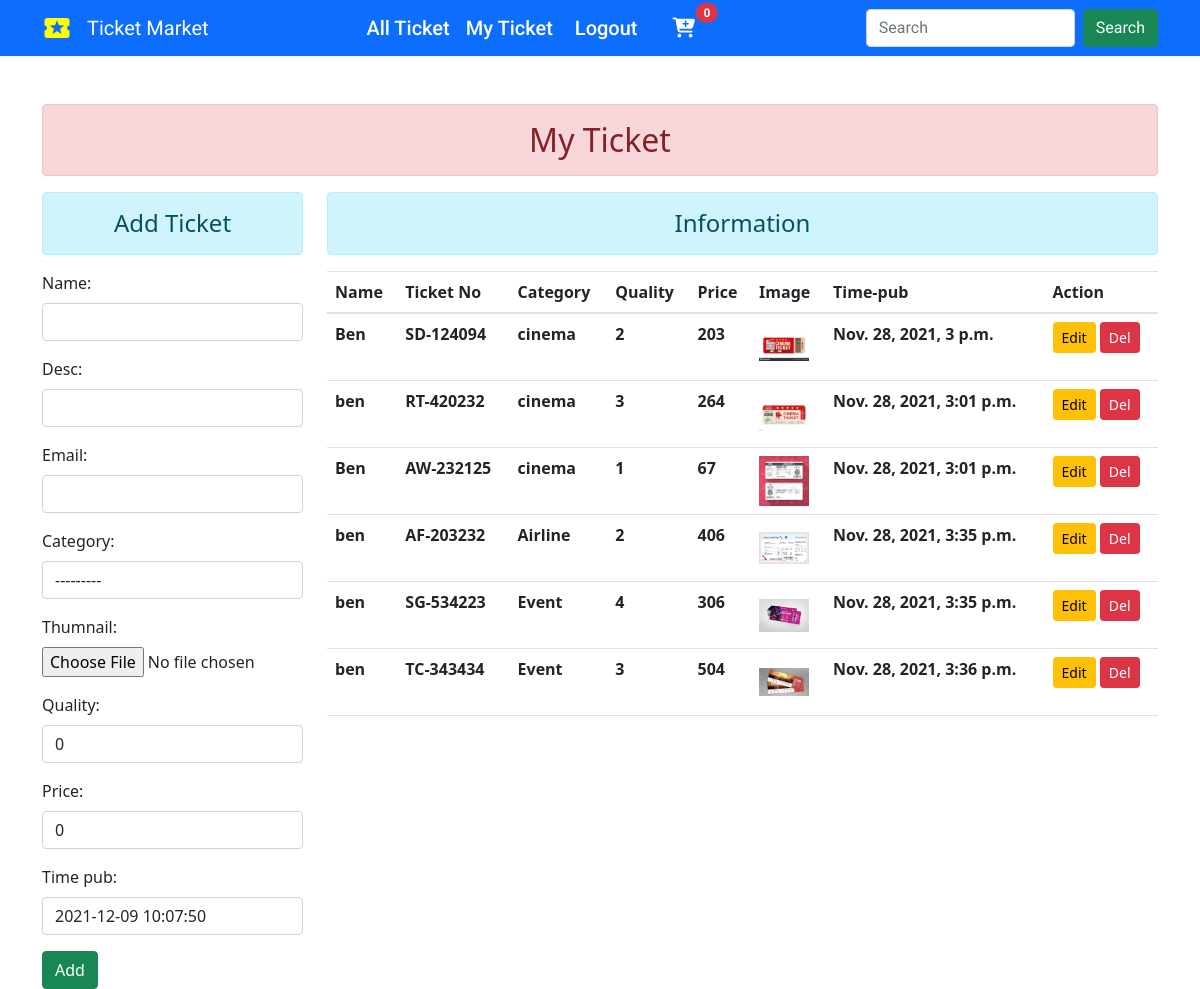
The app's page /myticket/ (signed in), older data.
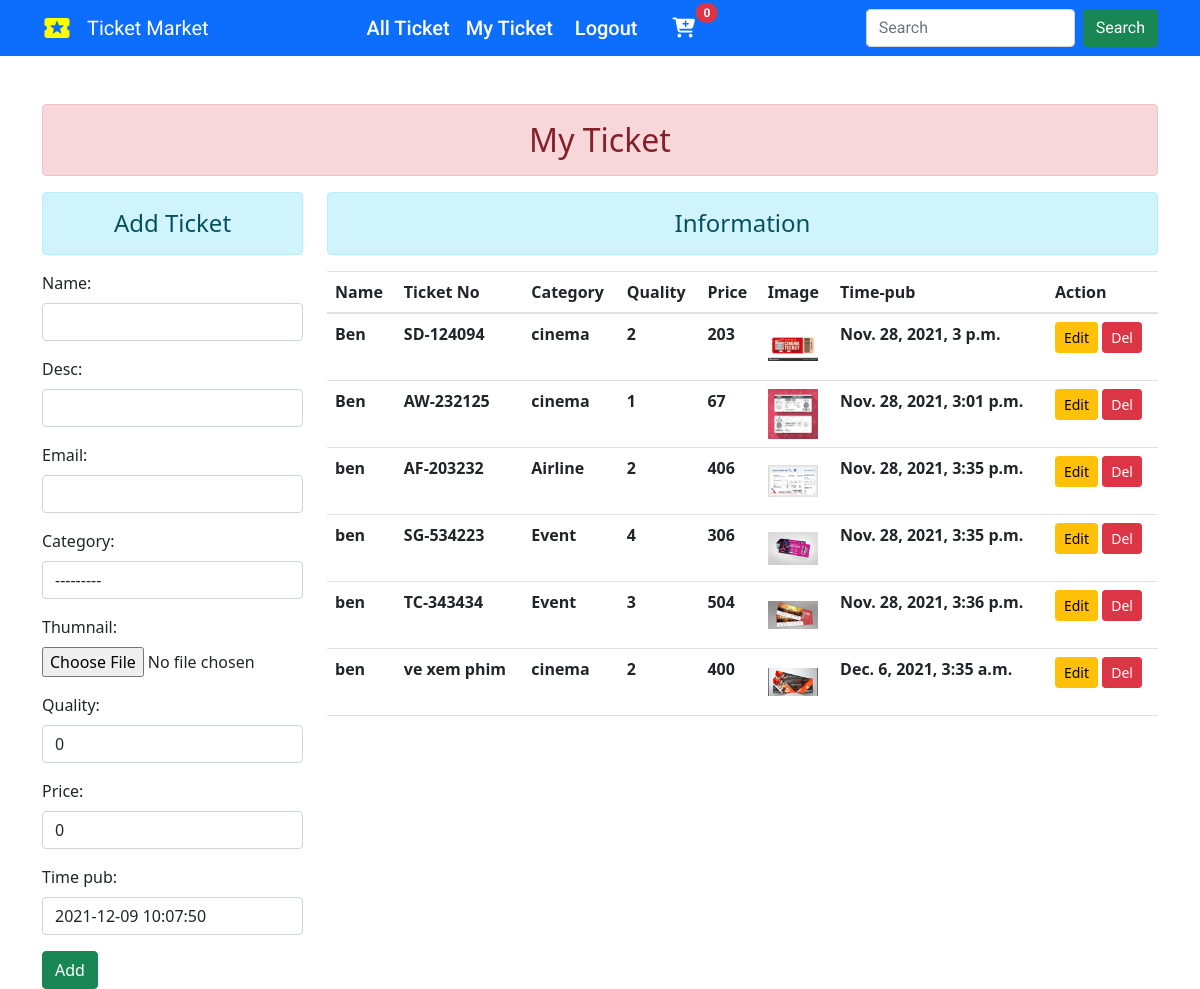
The same page, newer data.
### enroll/models.py (models this page shows, shortened)
class Ticket(models.Model):
    name = models.CharField(max_length=100)
    desc = models.CharField(max_length=100)
    email = models.CharField(max_length=100, blank=True, null=True, default=None)
    category = models.ForeignKey(Category,on_delete=models.CASCADE, blank=True, null=True, default=None)
    thumnail =  models.ImageField(default="upload.png", blank=True)
    quality = models.IntegerField(default=0)
    price = models.IntegerField(default=0)
    time_pub = models.DateTimeField(default=timezone.now)
    author = models.ForeignKey(User, on_delete=models.CASCADE, blank=True, null=True, default=None)

class Category(models.Model):
    title = models.CharField(max_length=200)
    def __str__(self):
        return self.title

### enroll/views.py (the view)
# urls.py: path('myticket/', views.add_show, name="addandshow"),
@login_required(login_url="/accounts/login/")
def add_show(request):
    if request.method == 'POST':
        fm = forms.TicketRegistration(request.POST, request.FILES)
        if fm.is_valid():
            instance = fm.save(commit=False)
            instance.author = request.user
            instance.save()
        fm = TicketRegistration()
    else:
        fm = TicketRegistration()
    stud = Ticket.objects.all()
    return render(request, 'enroll/addandshow.html', {'form': fm,
                                                      'stu': stud})

### enroll/forms.py
class TicketRegistration(forms.ModelForm):
    class Meta:
        model = Ticket
        fields = ['name','desc','email','category','thumnail','quality','price','time_pub']
        widgets = {
            'name': forms.TextInput(attrs={'class':'form-control'}),
            'email': forms.TextInput(attrs={'class':'form-control'}),
            'desc': forms.TextInput(attrs={'class':'form-control'}),
            'category': forms.Select(attrs={'class':'form-control'}),
            'quality': forms.NumberInput(attrs={'class':'form-control'}),
            'price': forms.NumberInput(attrs={'class':'form-control'}),
            'time_pub': forms.DateTimeInput(attrs={'class':'form-control'}),
        }

### enroll/templates/enroll/addandshow.html (shortened to what this page needs)
{% extends 'enroll/base.html' %} {% block content %}
<h2 class="text-center alert alert-danger">My Ticket</h2>
<div class="row">
	<div class="col-sm-3">
		<h4 class="text-center alert alert-info">Add Ticket</h4>
		<form method="POST" enctype="multipart/form-data">
			{% csrf_token %} {{form.as_p}}
			<input type="submit" class="btn btn-success" value="Add" />
		</form>
	</div>
	<div class="col-sm-9">
		<h4 class="text-center alert alert-info">Information</h4>
		{% if stu %}
		<table class="table table-hover">
			<thead>
				<tr>
					<th scope="col">Name</th>
					<th scope="col">Ticket No</th>
					<th scope="col">Category</th>
					<th scope="col">Quality</th>
					<th scope="col">Price</th>
					<th scope="col">Image</th>
					<th scope="col">Time-pub</th>
					<th scope="col">Action</th>
				</tr>
			</thead>
			<tbody>
				{% for st in stu %} {% if st.author == request.user %}
				<tr>
					<th scope="row">{{st.name}}</th>
					<th scope="row">{{st.desc}}</th>
					<th scope="row">{{st.category}}</th>
					<th scope="row">{{st.quality}}</th>
					<th scope="row">{{st.price}}</th>
					<th scope="row">
						<div
							style="
								width: 50px;
								height: 50px;
								display: flex;
								align-items: center;
							"
						>
							<img style="width: 100%" src="{{st.thumnail}}" alt="" />
						</div>
					</th>
					<th scope="row">{{st.time_pub}}</th>
					<td scope="row">
						<a
							href="{% url 'updatedata' st.id %}"
							class="btn btn-warning btn-sm"
							>Edit</a
						>
						<form
							action="{% url 'deletedata' st.id %}"
							method="post"
							class="d-inline"
						>
							<input type="submit" class="btn btn-danger btn-sm" value="Del" />
						</form>
					</td>
				</tr>
				{% endif %} {% endfor %}
			</tbody>
		</table>
		{% else %}
		<h4 class="text-center alert alert-warning">Dont have Ticket</h4>
		{% endif %}
	</div>
</div>
{% endblock content %}

Row changes from the older to the newer data that the page shows:
removed Ticket: name "ben", desc "RT-420232", category "cinema", quality "3", price "264", thumnail (picture), time_pub "Nov. 28, 2021, 3:01 p.m."
added Ticket: name "ben", desc "ve xem phim", category "cinema", quality "2", price "400", thumnail (picture), time_pub "Dec. 6, 2021, 3:35 a.m."
